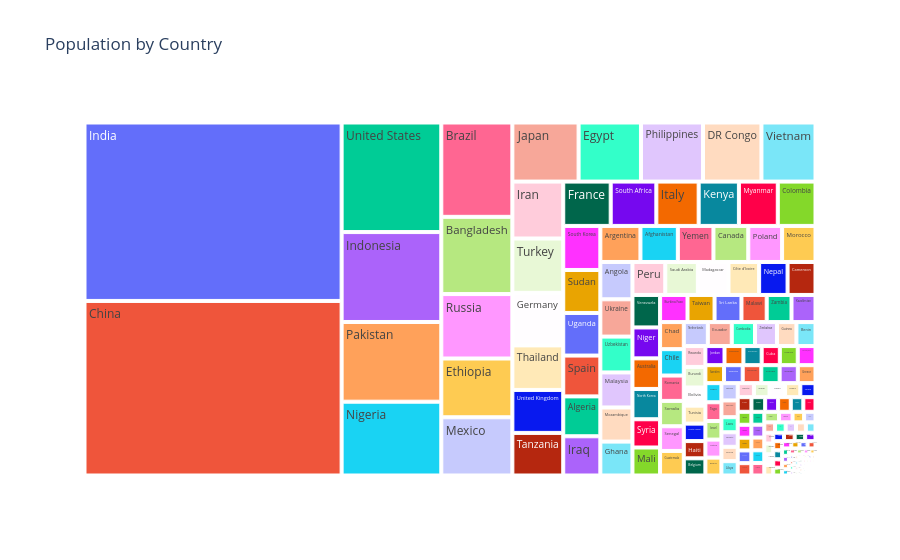

The cell this chart's notebook holds for it:
### Code cell
import plotly.express as px

fig = px.treemap(
    df,
    path=['Country'],
    values='Population (2024)',
    title='Population by Country'
)

fig.update_layout(
    template='plotly_white'
)

fig.show()

### Figure 1 — Plotly figure (JSON) as saved in the notebook; plotly's stock layout.template omitted (floating-point values rounded to 4 significant figures; data arrays with more than 128 entries replaced by an {"elided": "..."} marker saying what was removed)
{"data": [{"branchvalues": "total", "domain": {"x": [0, 1], "y": [0, 1]}, "hovertemplate": "labels=%{label}<br>Population (2024)=%{value}<br>parent=%{parent}<br>id=%{id}<extra></extra>", "ids": {"elided": "234 str values"}, "labels": {"elided": "234 str values"}, "name": "", "parents": {"elided": "234 str values"}, "type": "treemap", "values": {"elided": "234 float values"}}], "layout": {"legend": {"tracegroupgap": 0}, "title": {"text": "Population by Country"}}}
